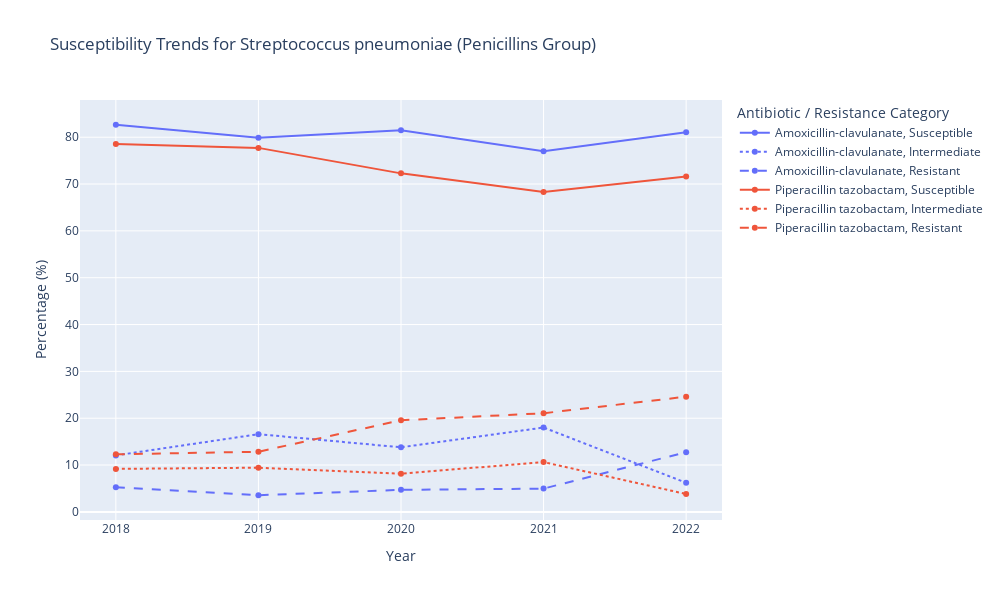
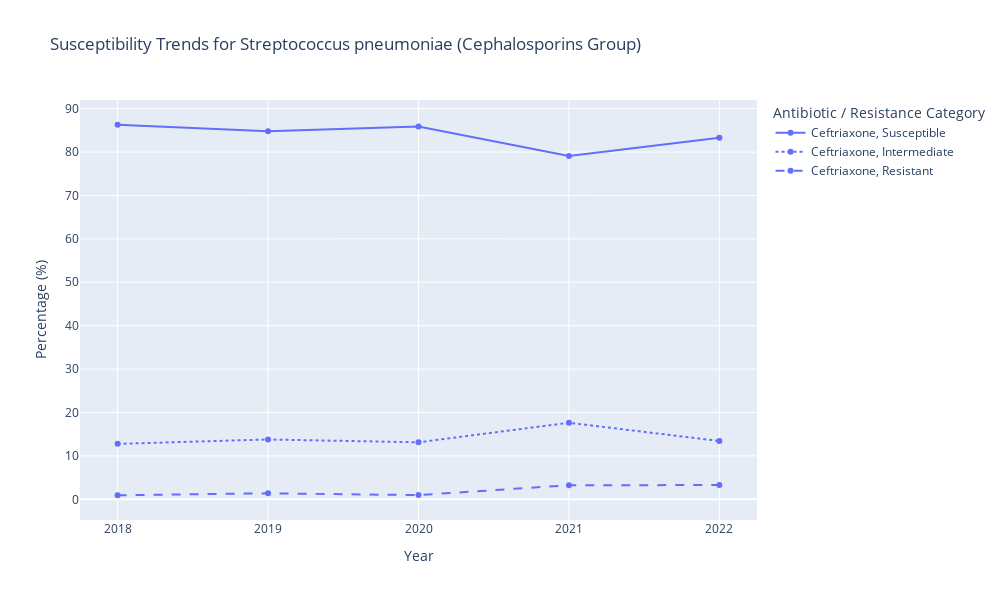
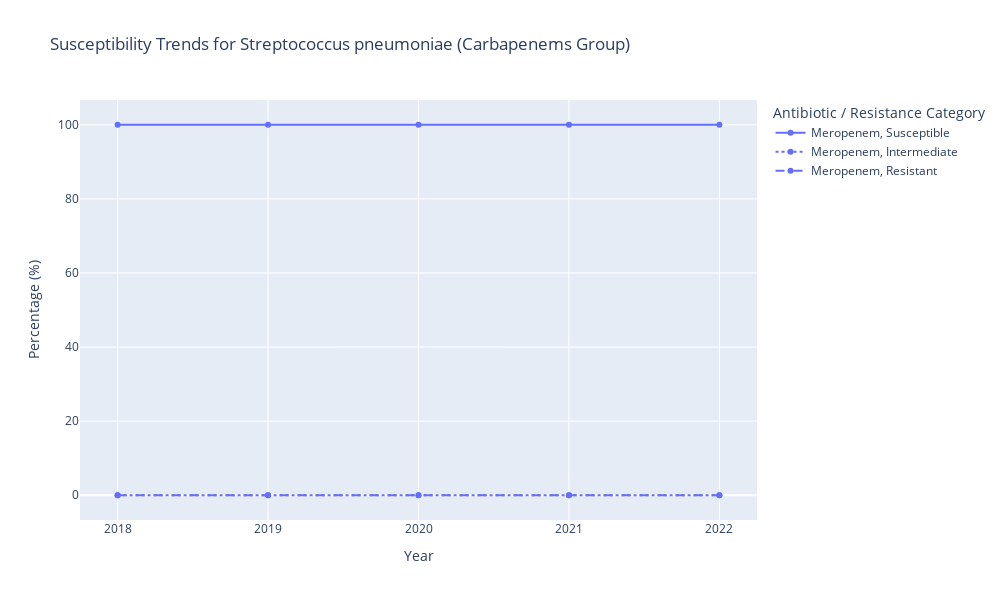
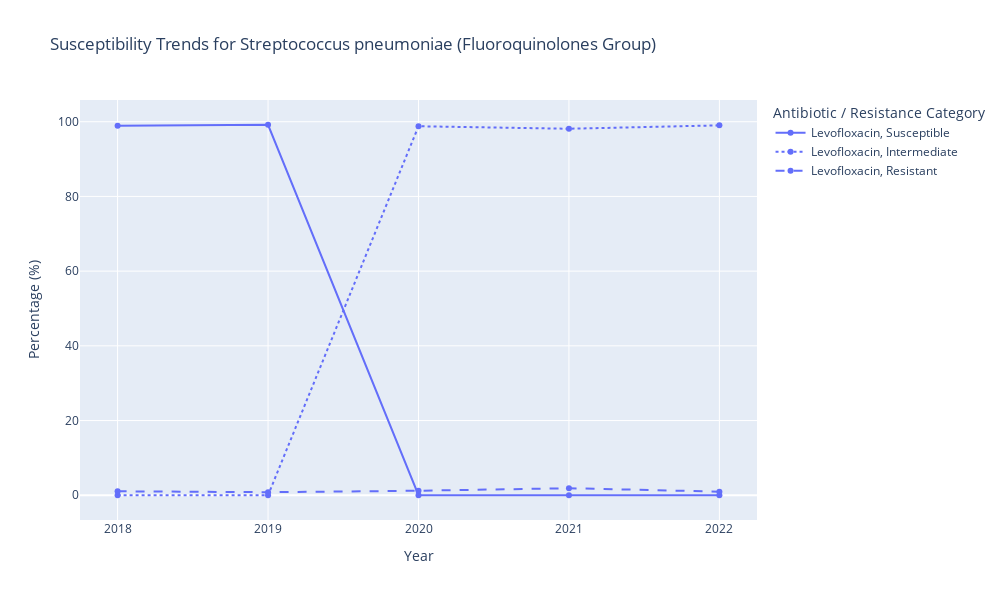

These figures' notebook cell, in order:
### Code cell
# Dictionary grouping antibiotics by their pharmacological classes
antibiotic_groups = {
    'Penicillins': ['Amoxicillin-clavulanate_I', 'Ampicillin_I', 'Piperacillin tazobactam_I'],
    'Cephalosporins': ['Ceftriaxone_I', 'Ceftazidime_I', 'Cefepime_I'],
    'Carbapenems': ['Imipenem_I', 'Meropenem_I'],
    'Fluoroquinolones': ['Ciprofloxacin_I', 'Levofloxacin_I'],
    'Aminoglycosides': ['Amikacin_I', 'Gentamicin_I'],
    'Glycopeptides': ['Vancomycin_I'],
    'Macrolides': ['Azithromycin_I', 'Clarithromycin_I'],
    'Tetracyclines': ['Tigecycline_I'],
    'Oxazolidinones': ['Linezolid_I'],
    'Antifolates': ['Trimethoprim-sulfamethoxazole_I']
}

# Loop through each species - specifically for 'Streptococcus pneumoniae'
for species, antibiotics_data in streptococcaceae_results.items():
    if species == 'Streptococcus pneumoniae':
        print(f"Visualizing results for Species: {species}")

        # Loop through each antibiotic group
        for group, antibiotics in antibiotic_groups.items():
            print(f"Visualizing results for Antibiotic Group: {group}")

            # Prepare a combined dataframe for the current group
            combined_df_list = []

            for antibiotic in antibiotics:
                if antibiotic in antibiotics_data:
                    # Add the 'Antibiotic' column to identify each antibiotic in the group
                    df = antibiotics_data[antibiotic].copy()
                    df['Antibiotic'] = antibiotic.replace('_I', '')  # Removing the "_I" suffix for readability
                    combined_df_list.append(df)

            # If there is data for this group, combine and plot
            if combined_df_list:
                combined_df = pd.concat(combined_df_list)

                # Plotting trends for each antibiotic in the group
                fig = px.line(
                    combined_df,
                    x='Year',
                    y=['Susceptible', 'Intermediate', 'Resistant'],
                    color='Antibiotic',  # Different colors for each antibiotic
                    line_dash='variable',  # Different dash patterns for susceptible, intermediate, and resistant
                    title=f"Susceptibility Trends for {species} ({group} Group)",
                    labels={'value': 'Percentage (%)', 'variable': 'Resistance Category'},
                    markers=True
                )

                # Customize the layout
                fig.update_layout(
                    xaxis_title="Year",
                    yaxis_title="Percentage (%)",
                    legend_title="Antibiotic / Resistance Category",
                    template="plotly",
                    width=1000,  # Adjust the width
                    height=600,  # Adjust the height
                    xaxis=dict(tickmode='linear', tick0=2018, dtick=1)  # Ensure integer ticks for years
                )

                # Show the plot
                fig.show()

### Figure 1 — Plotly figure (JSON) as saved in the notebook; plotly's stock layout.template omitted (floating-point values rounded to 4 significant figures)
{"data": [{"hovertemplate": "Antibiotic=Amoxicillin-clavulanate<br>Resistance Category=Susceptible<br>Year=%{x}<br>Percentage (%)=%{y}<extra></extra>", "legendgroup": "Amoxicillin-clavulanate, Susceptible", "line": {"color": "#636efa", "dash": "solid"}, "marker": {"symbol": "circle"}, "mode": "lines+markers", "name": "Amoxicillin-clavulanate, Susceptible", "orientation": "v", "showlegend": true, "type": "scatter", "x": [2018, 2019, 2020, 2021, 2022], "xaxis": "x", "y": [82.66, 79.86, 81.5, 77.02, 81.05], "yaxis": "y"}, {"hovertemplate": "Antibiotic=Amoxicillin-clavulanate<br>Resistance Category=Intermediate<br>Year=%{x}<br>Percentage (%)=%{y}<extra></extra>", "legendgroup": "Amoxicillin-clavulanate, Intermediate", "line": {"color": "#636efa", "dash": "dot"}, "marker": {"symbol": "circle"}, "mode": "lines+markers", "name": "Amoxicillin-clavulanate, Intermediate", "orientation": "v", "showlegend": true, "type": "scatter", "x": [2018, 2019, 2020, 2021, 2022], "xaxis": "x", "y": [12.06, 16.59, 13.79, 18.01, 6.21], "yaxis": "y"}, {"hovertemplate": "Antibiotic=Amoxicillin-clavulanate<br>Resistance Category=Resistant<br>Year=%{x}<br>Percentage (%)=%{y}<extra></extra>", "legendgroup": "Amoxicillin-clavulanate, Resistant", "line": {"color": "#636efa", "dash": "dash"}, "marker": {"symbol": "circle"}, "mode": "lines+markers", "name": "Amoxicillin-clavulanate, Resistant", "orientation": "v", "showlegend": true, "type": "scatter", "x": [2018, 2019, 2020, 2021, 2022], "xaxis": "x", "y": [5.28, 3.55, 4.7, 4.97, 12.75], "yaxis": "y"}, {"hovertemplate": "Antibiotic=Piperacillin tazobactam<br>Resistance Category=Susceptible<br>Year=%{x}<br>Percentage (%)=%{y}<extra></extra>", "legendgroup": "Piperacillin tazobactam, Susceptible", "line": {"color": "#EF553B", "dash": "solid"}, "marker": {"symbol": "circle"}, "mode": "lines+markers", "name": "Piperacillin tazobactam, Susceptible", "orientation": "v", "showlegend": true, "type": "scatter", "x": [2018, 2019, 2020, 2021, 2022], "xaxis": "x", "y": [78.53, 77.72, 72.28, 68.31, 71.6], "yaxis": "y"}, {"hovertemplate": "Antibiotic=Piperacillin tazobactam<br>Resistance Category=Intermediate<br>Year=%{x}<br>Percentage (%)=%{y}<extra></extra>", "legendgroup": "Piperacillin tazobactam, Intermediate", "line": {"color": "#EF553B", "dash": "dot"}, "marker": {"symbol": "circle"}, "mode": "lines+markers", "name": "Piperacillin tazobactam, Intermediate", "orientation": "v", "showlegend": true, "type": "scatter", "x": [2018, 2019, 2020, 2021, 2022], "xaxis": "x", "y": [9.18, 9.43, 8.16, 10.63, 3.81], "yaxis": "y"}, {"hovertemplate": "Antibiotic=Piperacillin tazobactam<br>Resistance Category=Resistant<br>Year=%{x}<br>Percentage (%)=%{y}<extra></extra>", "legendgroup": "Piperacillin tazobactam, Resistant", "line": {"color": "#EF553B", "dash": "dash"}, "marker": {"symbol": "circle"}, "mode": "lines+markers", "name": "Piperacillin tazobactam, Resistant", "orientation": "v", "showlegend": true, "type": "scatter", "x": [2018, 2019, 2020, 2021, 2022], "xaxis": "x", "y": [12.29, 12.84, 19.56, 21.06, 24.59], "yaxis": "y"}], "layout": {"height": 600, "legend": {"title": {"text": "Antibiotic / Resistance Category"}, "tracegroupgap": 0}, "title": {"text": "Susceptibility Trends for Streptococcus pneumoniae (Penicillins Group)"}, "width": 1000, "xaxis": {"anchor": "y", "domain": [0, 1], "dtick": 1, "tick0": 2018, "tickmode": "linear", "title": {"text": "Year"}}, "yaxis": {"anchor": "x", "domain": [0, 1], "title": {"text": "Percentage (%)"}}}}

### Figure 2 — Plotly figure (JSON) as saved in the notebook; plotly's stock layout.template omitted (floating-point values rounded to 4 significant figures)
{"data": [{"hovertemplate": "Antibiotic=Ceftriaxone<br>Resistance Category=Susceptible<br>Year=%{x}<br>Percentage (%)=%{y}<extra></extra>", "legendgroup": "Ceftriaxone, Susceptible", "line": {"color": "#636efa", "dash": "solid"}, "marker": {"symbol": "circle"}, "mode": "lines+markers", "name": "Ceftriaxone, Susceptible", "orientation": "v", "showlegend": true, "type": "scatter", "x": [2018, 2019, 2020, 2021, 2022], "xaxis": "x", "y": [86.29, 84.82, 85.89, 79.1, 83.27], "yaxis": "y"}, {"hovertemplate": "Antibiotic=Ceftriaxone<br>Resistance Category=Intermediate<br>Year=%{x}<br>Percentage (%)=%{y}<extra></extra>", "legendgroup": "Ceftriaxone, Intermediate", "line": {"color": "#636efa", "dash": "dot"}, "marker": {"symbol": "circle"}, "mode": "lines+markers", "name": "Ceftriaxone, Intermediate", "orientation": "v", "showlegend": true, "type": "scatter", "x": [2018, 2019, 2020, 2021, 2022], "xaxis": "x", "y": [12.78, 13.79, 13.14, 17.64, 13.44], "yaxis": "y"}, {"hovertemplate": "Antibiotic=Ceftriaxone<br>Resistance Category=Resistant<br>Year=%{x}<br>Percentage (%)=%{y}<extra></extra>", "legendgroup": "Ceftriaxone, Resistant", "line": {"color": "#636efa", "dash": "dash"}, "marker": {"symbol": "circle"}, "mode": "lines+markers", "name": "Ceftriaxone, Resistant", "orientation": "v", "showlegend": true, "type": "scatter", "x": [2018, 2019, 2020, 2021, 2022], "xaxis": "x", "y": [0.94, 1.39, 0.97, 3.26, 3.28], "yaxis": "y"}], "layout": {"height": 600, "legend": {"title": {"text": "Antibiotic / Resistance Category"}, "tracegroupgap": 0}, "title": {"text": "Susceptibility Trends for Streptococcus pneumoniae (Cephalosporins Group)"}, "width": 1000, "xaxis": {"anchor": "y", "domain": [0, 1], "dtick": 1, "tick0": 2018, "tickmode": "linear", "title": {"text": "Year"}}, "yaxis": {"anchor": "x", "domain": [0, 1], "title": {"text": "Percentage (%)"}}}}

### Figure 3 — Plotly figure (JSON) as saved in the notebook; plotly's stock layout.template omitted (floating-point values rounded to 4 significant figures)
{"data": [{"hovertemplate": "Antibiotic=Meropenem<br>Resistance Category=Susceptible<br>Year=%{x}<br>Percentage (%)=%{y}<extra></extra>", "legendgroup": "Meropenem, Susceptible", "line": {"color": "#636efa", "dash": "solid"}, "marker": {"symbol": "circle"}, "mode": "lines+markers", "name": "Meropenem, Susceptible", "orientation": "v", "showlegend": true, "type": "scatter", "x": [2018, 2019, 2020, 2021, 2022], "xaxis": "x", "y": [100, 100, 100, 100, 100], "yaxis": "y"}, {"hovertemplate": "Antibiotic=Meropenem<br>Resistance Category=Intermediate<br>Year=%{x}<br>Percentage (%)=%{y}<extra></extra>", "legendgroup": "Meropenem, Intermediate", "line": {"color": "#636efa", "dash": "dot"}, "marker": {"symbol": "circle"}, "mode": "lines+markers", "name": "Meropenem, Intermediate", "orientation": "v", "showlegend": true, "type": "scatter", "x": [2018, 2019, 2020, 2021, 2022], "xaxis": "x", "y": [0, 0, 0, 0, 0], "yaxis": "y"}, {"hovertemplate": "Antibiotic=Meropenem<br>Resistance Category=Resistant<br>Year=%{x}<br>Percentage (%)=%{y}<extra></extra>", "legendgroup": "Meropenem, Resistant", "line": {"color": "#636efa", "dash": "dash"}, "marker": {"symbol": "circle"}, "mode": "lines+markers", "name": "Meropenem, Resistant", "orientation": "v", "showlegend": true, "type": "scatter", "x": [2018, 2019, 2020, 2021, 2022], "xaxis": "x", "y": [0, 0, 0, 0, 0], "yaxis": "y"}], "layout": {"height": 600, "legend": {"title": {"text": "Antibiotic / Resistance Category"}, "tracegroupgap": 0}, "title": {"text": "Susceptibility Trends for Streptococcus pneumoniae (Carbapenems Group)"}, "width": 1000, "xaxis": {"anchor": "y", "domain": [0, 1], "dtick": 1, "tick0": 2018, "tickmode": "linear", "title": {"text": "Year"}}, "yaxis": {"anchor": "x", "domain": [0, 1], "title": {"text": "Percentage (%)"}}}}

### Figure 4 — Plotly figure (JSON) as saved in the notebook; plotly's stock layout.template omitted (floating-point values rounded to 4 significant figures)
{"data": [{"hovertemplate": "Antibiotic=Levofloxacin<br>Resistance Category=Susceptible<br>Year=%{x}<br>Percentage (%)=%{y}<extra></extra>", "legendgroup": "Levofloxacin, Susceptible", "line": {"color": "#636efa", "dash": "solid"}, "marker": {"symbol": "circle"}, "mode": "lines+markers", "name": "Levofloxacin, Susceptible", "orientation": "v", "showlegend": true, "type": "scatter", "x": [2018, 2019, 2020, 2021, 2022], "xaxis": "x", "y": [98.94, 99.19, 0, 0, 0], "yaxis": "y"}, {"hovertemplate": "Antibiotic=Levofloxacin<br>Resistance Category=Intermediate<br>Year=%{x}<br>Percentage (%)=%{y}<extra></extra>", "legendgroup": "Levofloxacin, Intermediate", "line": {"color": "#636efa", "dash": "dot"}, "marker": {"symbol": "circle"}, "mode": "lines+markers", "name": "Levofloxacin, Intermediate", "orientation": "v", "showlegend": true, "type": "scatter", "x": [2018, 2019, 2020, 2021, 2022], "xaxis": "x", "y": [0, 0, 98.79, 98.12, 99.03], "yaxis": "y"}, {"hovertemplate": "Antibiotic=Levofloxacin<br>Resistance Category=Resistant<br>Year=%{x}<br>Percentage (%)=%{y}<extra></extra>", "legendgroup": "Levofloxacin, Resistant", "line": {"color": "#636efa", "dash": "dash"}, "marker": {"symbol": "circle"}, "mode": "lines+markers", "name": "Levofloxacin, Resistant", "orientation": "v", "showlegend": true, "type": "scatter", "x": [2018, 2019, 2020, 2021, 2022], "xaxis": "x", "y": [1.06, 0.81, 1.21, 1.88, 0.97], "yaxis": "y"}], "layout": {"height": 600, "legend": {"title": {"text": "Antibiotic / Resistance Category"}, "tracegroupgap": 0}, "title": {"text": "Susceptibility Trends for Streptococcus pneumoniae (Fluoroquinolones Group)"}, "width": 1000, "xaxis": {"anchor": "y", "domain": [0, 1], "dtick": 1, "tick0": 2018, "tickmode": "linear", "title": {"text": "Year"}}, "yaxis": {"anchor": "x", "domain": [0, 1], "title": {"text": "Percentage (%)"}}}}
